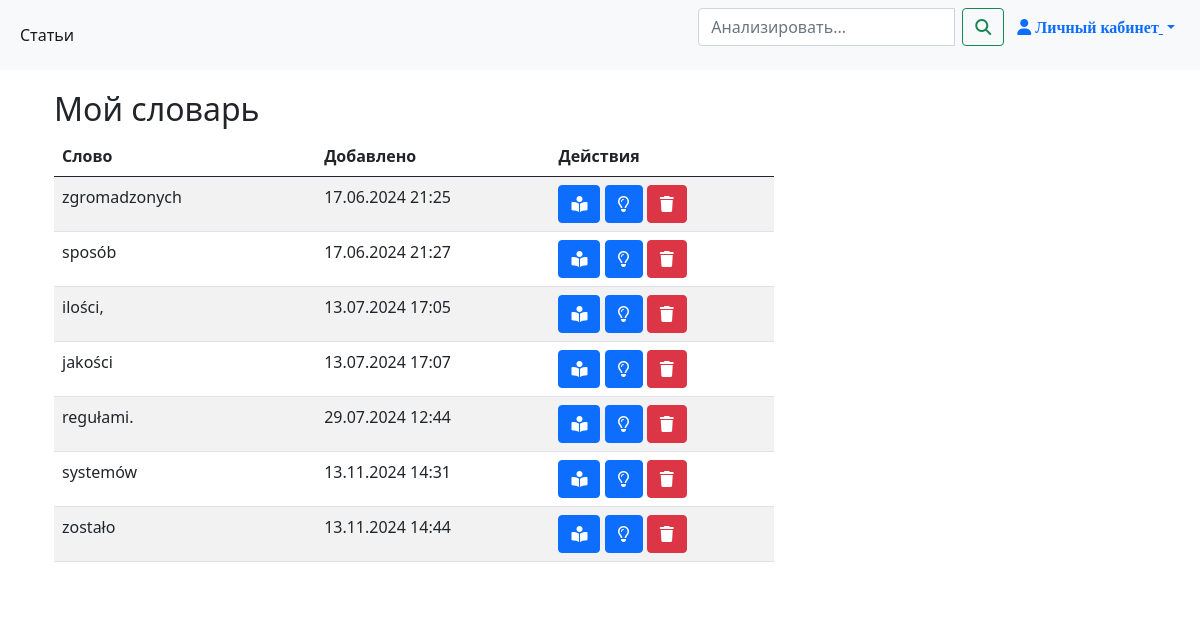
Page /dictionary/ (signed in) on the earlier database version.
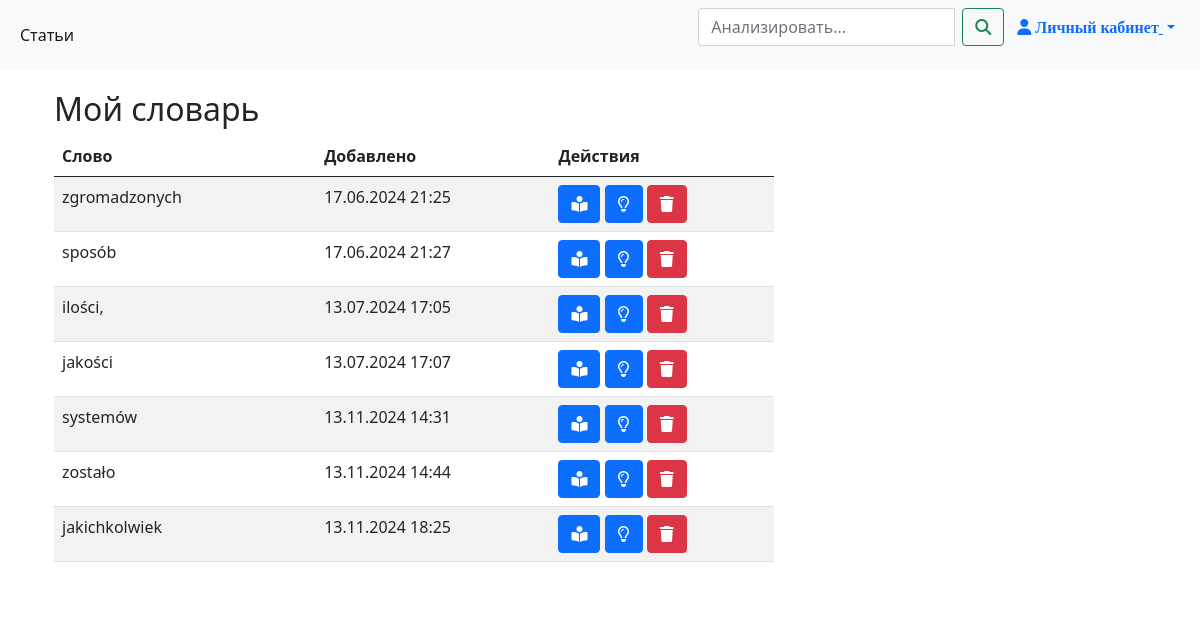
Same page on the later database version.
### thesis_app/models.py (models this page shows)
class WordOfDictionary(models.Model):
    translated_token = models.ForeignKey(TranslatedToken, on_delete=models.CASCADE)
    user = models.ForeignKey(User, on_delete=models.CASCADE)
    added_on = models.DateTimeField(auto_now_add=True)

class TranslatedToken(models.Model):
    sentence = models.ForeignKey(TranslatedSentence, on_delete=models.CASCADE)
    word_original = models.CharField(max_length=100)
    word_translated = models.CharField(max_length=100, null=True, blank=True)
    original_token_index = models.IntegerField(null=True, blank=True)
    translated_token_index = models.IntegerField(null=True, blank=True)

### thesis_app/views.py (the view)
# urls.py: path('dictionary/', dictionary_view, name='dictionary'),
@login_required
def dictionary_view(request):
    words = WordOfDictionary.objects.filter(user=request.user)
    return render(request, 'app_pages/dictionary.html', {'words': words})

### templates/app_pages/dictionary.html (shortened to what this page needs)
{% extends 'bases/base.html' %}
{% block content %}
<div class="container">
    <h2>Мой словарь</h2>
    <div class="row justify-content-start">
        <div class="col-12 col-md-8">
            <table class="table table-striped">
                <thead>
                    <tr>
                        <th class="col-4 col-md-1">Слово</th>
                        <th class="col-4 col-md-1">Добавлено</th>
                        <th class="col-4 col-md-1">Действия</th>
                    </tr>
                </thead>
                <tbody>
                    {% for word in words %}
                    <tr>
                        <td>{{ word.translated_token.word_original|lower }}</td>
                        <td>{{ word.added_on|date:"d.m.Y H:i" }}</td>
                        <td>
                            <a href="{% url 'reader_page' word.translated_token.sentence.text.id %}"
                                class="btn btn-primary" data-bs-toggle="tooltip" title="Открыть контекст"><i
                                    class="fa-solid fa-book-open-reader"></i></a>
                            <button type="button" class="btn btn-primary open-modal" data-bs-toggle="modal"
                                data-bs-target="#wordModal" data-index="{{ word.translated_token.id }}"
                                data-bs-toggle="tooltip" title="Подсказка"><i
                                    class="fa-regular fa-lightbulb"></i></button>
                            <a href="{% url 'delete_word' word.id %}" class="btn btn-danger" data-bs-toggle="tooltip"
                                title="Удалить из словаря"><i class="fa-solid fa-trash"></i></a>
                        </td>
                    </tr>
                    {% empty %}
                    <tr>
                        <td colspan="3"> В словаре нет слов.</td>
                    </tr>
                    {% endfor %}
                </tbody>
            </table>
        </div>
    </div>
</div>
{% endblock %}

Differences in the rows shown:
removed WordOfDictionary: translated_token.word_original "regułami.", added_on "29.07.2024 12:44"
added WordOfDictionary: translated_token.word_original "jakichkolwiek", added_on "13.11.2024 18:25"
